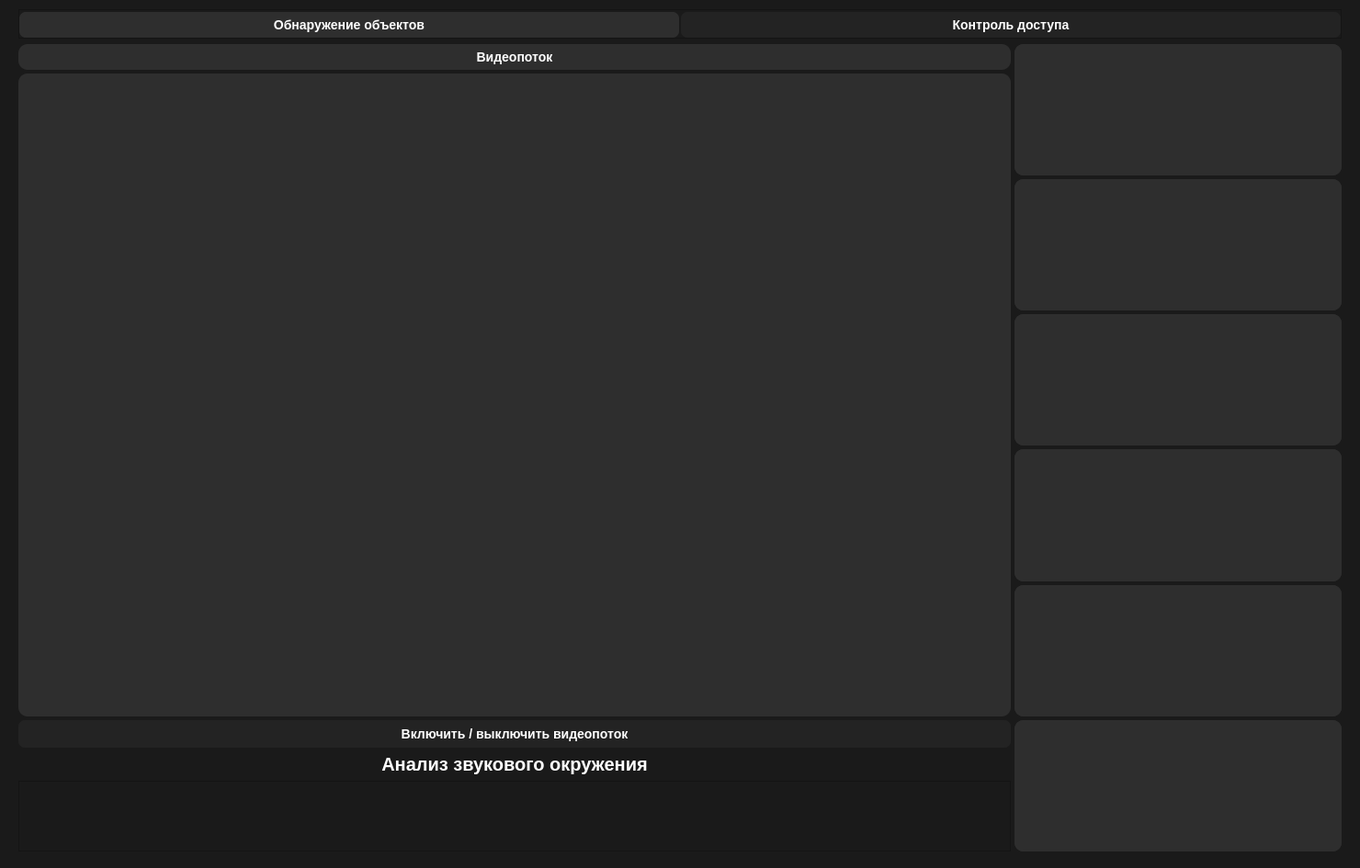
<?xml version="1.0" encoding="UTF-8"?>
<ui version="4.0">
 <class>Zastava</class>
 <widget class="QMainWindow" name="Zastava">
  <property name="geometry">
   <rect>
    <x>0</x>
    <y>0</y>
    <width>1480</width>
    <height>945</height>
   </rect>
  </property>
  <property name="minimumSize">
   <size>
    <width>0</width>
    <height>0</height>
   </size>
  </property>
  <property name="windowTitle">
   <string>MainWindow</string>
  </property>
  <property name="styleSheet">
   <string notr="true">background-color: rgb(26, 26, 26);</string>
  </property>
  <widget class="QWidget" name="centralwidget">
   <property name="minimumSize">
    <size>
     <width>1480</width>
     <height>800</height>
    </size>
   </property>
   <property name="styleSheet">
    <string notr="true"/>
   </property>
   <layout class="QVBoxLayout" name="verticalLayout">
    <property name="spacing">
     <number>0</number>
    </property>
    <property name="leftMargin">
     <number>0</number>
    </property>
    <property name="topMargin">
     <number>0</number>
    </property>
    <property name="rightMargin">
     <number>0</number>
    </property>
    <property name="bottomMargin">
     <number>0</number>
    </property>
    <item>
     <widget class="QWidget" name="headerContainer" native="true">
      <property name="enabled">
       <bool>true</bool>
      </property>
      <property name="maximumSize">
       <size>
        <width>999999</width>
        <height>999999</height>
       </size>
      </property>
      <property name="styleSheet">
       <string notr="true">*{padding:0px}</string>
      </property>
      <layout class="QVBoxLayout" name="verticalLayout_2">
       <property name="spacing">
        <number>0</number>
       </property>
       <property name="leftMargin">
        <number>20</number>
       </property>
       <property name="topMargin">
        <number>10</number>
       </property>
       <property name="rightMargin">
        <number>20</number>
       </property>
       <property name="bottomMargin">
        <number>6</number>
       </property>
       <item>
        <widget class="QFrame" name="buttonContainer">
         <property name="frameShape">
          <enum>QFrame::StyledPanel</enum>
         </property>
         <property name="frameShadow">
          <enum>QFrame::Raised</enum>
         </property>
         <layout class="QHBoxLayout" name="horizontalLayout">
          <property name="spacing">
           <number>2</number>
          </property>
          <property name="leftMargin">
           <number>0</number>
          </property>
          <property name="topMargin">
           <number>2</number>
          </property>
          <property name="rightMargin">
           <number>0</number>
          </property>
          <property name="bottomMargin">
           <number>0</number>
          </property>
          <item>
           <widget class="QPushButton" name="vehicleRecognition">
            <property name="styleSheet">
             <string notr="true">QPushButton{
background-color: rgb(46, 46, 46);
color: #ffffff;
border-style: outset;
border-radius: 7px;
font: bold 14px;
min-width: 10em;
padding: 6px;
}
QPushButton:hover{
background-color: rgb(46, 46, 46);
}</string>
            </property>
            <property name="text">
             <string>Обнаружение объектов</string>
            </property>
           </widget>
          </item>
          <item>
           <widget class="QPushButton" name="faceRecognition">
            <property name="styleSheet">
             <string notr="true">QPushButton{
background-color: rgb(35, 35, 35);
color: #ffffff;
border-style: outset;
border-radius: 7px;
font: bold 14px;
min-width: 10em;
padding: 6px;
}
QPushButton:hover{
background-color: rgb(46, 46, 46);
}
QPushButton:unactive{
background-color: rgb(46, 46, 46);
}</string>
            </property>
            <property name="text">
             <string>Контроль доступа</string>
            </property>
           </widget>
          </item>
         </layout>
        </widget>
       </item>
       <item>
        <widget class="QStackedWidget" name="stackedWidgetPage">
         <property name="currentIndex">
          <number>0</number>
         </property>
         <widget class="QWidget" name="allRecPage">
          <layout class="QHBoxLayout" name="horizontalLayout_4">
           <property name="spacing">
            <number>0</number>
           </property>
           <property name="leftMargin">
            <number>0</number>
           </property>
           <property name="topMargin">
            <number>6</number>
           </property>
           <property name="rightMargin">
            <number>0</number>
           </property>
           <property name="bottomMargin">
            <number>0</number>
           </property>
           <item>
            <widget class="QWidget" name="mainContainerAllRecog" native="true">
             <property name="sizePolicy">
              <sizepolicy hsizetype="Preferred" vsizetype="Preferred">
               <horstretch>0</horstretch>
               <verstretch>0</verstretch>
              </sizepolicy>
             </property>
             <layout class="QHBoxLayout" name="horizontalLayout_2">
              <property name="spacing">
               <number>0</number>
              </property>
              <property name="leftMargin">
               <number>0</number>
              </property>
              <property name="topMargin">
               <number>0</number>
              </property>
              <property name="rightMargin">
               <number>0</number>
              </property>
              <property name="bottomMargin">
               <number>12</number>
              </property>
              <item>
               <widget class="QWidget" name="leftContainerAllRecog" native="true">
                <property name="minimumSize">
                 <size>
                  <width>1080</width>
                  <height>0</height>
                 </size>
                </property>
                <layout class="QVBoxLayout" name="verticalLayout_3">
                 <property name="spacing">
                  <number>0</number>
                 </property>
                 <property name="leftMargin">
                  <number>0</number>
                 </property>
                 <property name="topMargin">
                  <number>0</number>
                 </property>
                 <property name="rightMargin">
                  <number>0</number>
                 </property>
                 <property name="bottomMargin">
                  <number>0</number>
                 </property>
                 <item>
                  <widget class="QWidget" name="videoContainerAllRecog" native="true">
                   <layout class="QVBoxLayout" name="verticalLayout_4">
                    <property name="spacing">
                     <number>4</number>
                    </property>
                    <property name="leftMargin">
                     <number>0</number>
                    </property>
                    <property name="topMargin">
                     <number>0</number>
                    </property>
                    <property name="rightMargin">
                     <number>0</number>
                    </property>
                    <property name="bottomMargin">
                     <number>0</number>
                    </property>
                    <item>
                     <widget class="QLabel" name="videoTitleAllRecog">
                      <property name="layoutDirection">
                       <enum>Qt::LeftToRight</enum>
                      </property>
                      <property name="styleSheet">
                       <string notr="true">color: rgb(255, 255, 255);
background-color: rgb(46, 46, 46);
border-radius: 10px;
font: bold 14px;
min-width: 10em;
padding: 6px; </string>
                      </property>
                      <property name="text">
                       <string>Видеопоток</string>
                      </property>
                      <property name="alignment">
                       <set>Qt::AlignCenter</set>
                      </property>
                      <property name="margin">
                       <number>2</number>
                      </property>
                     </widget>
                    </item>
                    <item>
                     <widget class="QLabel" name="videoWindowAllRecog">
                      <property name="sizePolicy">
                       <sizepolicy hsizetype="Preferred" vsizetype="Expanding">
                        <horstretch>0</horstretch>
                        <verstretch>0</verstretch>
                       </sizepolicy>
                      </property>
                      <property name="minimumSize">
                       <size>
                        <width>182</width>
                        <height>700</height>
                       </size>
                      </property>
                      <property name="styleSheet">
                       <string notr="true">color: rgb(255, 255, 255);
background-color: rgb(46, 46, 46);
border-radius: 10px;
font: bold 14px;
min-width: 10em;
padding: 6px; </string>
                      </property>
                      <property name="text">
                       <string/>
                      </property>
                     </widget>
                    </item>
                    <item>
                     <widget class="QPushButton" name="OnOffAllRecogButton">
                      <property name="minimumSize">
                       <size>
                        <width>182</width>
                        <height>30</height>
                       </size>
                      </property>
                      <property name="styleSheet">
                       <string notr="true">QPushButton{
background-color: rgb(35, 35, 35);
color: #ffffff;
border-style: outset;
border-radius: 7px;
font: bold 14px;
min-width: 10em;
padding: 6px;
}
QPushButton:hover{
background-color: rgb(46, 46, 46);
}
QPushButton:unactive{
background-color: rgb(46, 46, 46);
}</string>
                      </property>
                      <property name="text">
                       <string>Включить / выключить видеопоток</string>
                      </property>
                     </widget>
                    </item>
                   </layout>
                  </widget>
                 </item>
                 <item>
                  <widget class="QWidget" name="soundRecognitionContainer" native="true">
                   <layout class="QVBoxLayout" name="verticalLayout_5">
                    <property name="spacing">
                     <number>0</number>
                    </property>
                    <property name="leftMargin">
                     <number>0</number>
                    </property>
                    <property name="topMargin">
                     <number>0</number>
                    </property>
                    <property name="rightMargin">
                     <number>0</number>
                    </property>
                    <property name="bottomMargin">
                     <number>0</number>
                    </property>
                    <item>
                     <widget class="QLabel" name="soundTitle">
                      <property name="styleSheet">
                       <string notr="true">color: rgb(255, 255, 255);
font: bold 20px;
min-width: 10em;
padding: 6px; </string>
                      </property>
                      <property name="text">
                       <string>Анализ звукового окружения</string>
                      </property>
                      <property name="alignment">
                       <set>Qt::AlignCenter</set>
                      </property>
                     </widget>
                    </item>
                    <item>
                     <widget class="QTextBrowser" name="textBrowser">
                      <property name="sizePolicy">
                       <sizepolicy hsizetype="Preferred" vsizetype="Preferred">
                        <horstretch>0</horstretch>
                        <verstretch>0</verstretch>
                       </sizepolicy>
                      </property>
                      <property name="html">
                       <string>&lt;!DOCTYPE HTML PUBLIC &quot;-//W3C//DTD HTML 4.0//EN&quot; &quot;http://www.w3.org/TR/REC-html40/strict.dtd&quot;&gt;
&lt;html&gt;&lt;head&gt;&lt;meta name=&quot;qrichtext&quot; content=&quot;1&quot; /&gt;&lt;style type=&quot;text/css&quot;&gt;
p, li { white-space: pre-wrap; }
&lt;/style&gt;&lt;/head&gt;&lt;body style=&quot; font-family:'MS Shell Dlg 2'; font-size:8.25pt; font-weight:400; font-style:normal;&quot;&gt;
&lt;p style=&quot;-qt-paragraph-type:empty; margin-top:0px; margin-bottom:0px; margin-left:0px; margin-right:0px; -qt-block-indent:0; text-indent:0px; font-size:14.8pt;&quot;&gt;&lt;br /&gt;&lt;/p&gt;&lt;/body&gt;&lt;/html&gt;</string>
                      </property>
                     </widget>
                    </item>
                   </layout>
                  </widget>
                 </item>
                </layout>
               </widget>
              </item>
              <item>
               <widget class="QWidget" name="historyRecognitionContainer" native="true">
                <property name="sizePolicy">
                 <sizepolicy hsizetype="Expanding" vsizetype="Preferred">
                  <horstretch>0</horstretch>
                  <verstretch>0</verstretch>
                 </sizepolicy>
                </property>
                <property name="maximumSize">
                 <size>
                  <width>500</width>
                  <height>16777215</height>
                 </size>
                </property>
                <layout class="QVBoxLayout" name="verticalLayout_6">
                 <property name="spacing">
                  <number>4</number>
                 </property>
                 <property name="leftMargin">
                  <number>4</number>
                 </property>
                 <property name="topMargin">
                  <number>0</number>
                 </property>
                 <property name="rightMargin">
                  <number>0</number>
                 </property>
                 <property name="bottomMargin">
                  <number>0</number>
                 </property>
                 <item>
                  <widget class="QFrame" name="historyRec1">
                   <property name="minimumSize">
                    <size>
                     <width>250</width>
                     <height>0</height>
                    </size>
                   </property>
                   <property name="styleSheet">
                    <string notr="true">background-color: rgb(46, 46, 46);
border-radius: 10px;</string>
                   </property>
                   <property name="frameShape">
                    <enum>QFrame::StyledPanel</enum>
                   </property>
                   <property name="frameShadow">
                    <enum>QFrame::Raised</enum>
                   </property>
                   <layout class="QHBoxLayout" name="horizontalLayout_3">
                    <property name="spacing">
                     <number>0</number>
                    </property>
                    <property name="leftMargin">
                     <number>0</number>
                    </property>
                    <property name="topMargin">
                     <number>0</number>
                    </property>
                    <property name="rightMargin">
                     <number>0</number>
                    </property>
                    <property name="bottomMargin">
                     <number>0</number>
                    </property>
                    <item>
                     <widget class="QLabel" name="historyFoto1">
                      <property name="minimumSize">
                       <size>
                        <width>170</width>
                        <height>0</height>
                       </size>
                      </property>
                      <property name="maximumSize">
                       <size>
                        <width>170</width>
                        <height>170</height>
                       </size>
                      </property>
                      <property name="styleSheet">
                       <string notr="true">border-radius: 10px;</string>
                      </property>
                      <property name="text">
                       <string/>
                      </property>
                     </widget>
                    </item>
                    <item>
                     <widget class="QLabel" name="historyText1">
                      <property name="minimumSize">
                       <size>
                        <width>170</width>
                        <height>0</height>
                       </size>
                      </property>
                      <property name="maximumSize">
                       <size>
                        <width>450</width>
                        <height>16777215</height>
                       </size>
                      </property>
                      <property name="styleSheet">
                       <string notr="true">color: #ffffff;
font-family: Roboto;
font-size: 14px;
font-weight: bold;</string>
                      </property>
                      <property name="text">
                       <string>&lt;html&gt;&lt;head/&gt;&lt;body&gt;&lt;p&gt;&lt;br/&gt;&lt;/p&gt;&lt;/body&gt;&lt;/html&gt;</string>
                      </property>
                      <property name="textFormat">
                       <enum>Qt::AutoText</enum>
                      </property>
                      <property name="scaledContents">
                       <bool>false</bool>
                      </property>
                      <property name="alignment">
                       <set>Qt::AlignCenter</set>
                      </property>
                      <property name="wordWrap">
                       <bool>true</bool>
                      </property>
                      <property name="textInteractionFlags">
                       <set>Qt::LinksAccessibleByMouse</set>
                      </property>
                     </widget>
                    </item>
                   </layout>
                  </widget>
                 </item>
                 <item>
                  <widget class="QFrame" name="historyRec2">
                   <property name="styleSheet">
                    <string notr="true">background-color: rgb(46, 46, 46);
border-radius: 10px;</string>
                   </property>
                   <property name="frameShape">
                    <enum>QFrame::StyledPanel</enum>
                   </property>
                   <property name="frameShadow">
                    <enum>QFrame::Raised</enum>
                   </property>
                   <layout class="QHBoxLayout" name="horizontalLayout_5">
                    <property name="spacing">
                     <number>0</number>
                    </property>
                    <property name="leftMargin">
                     <number>0</number>
                    </property>
                    <property name="topMargin">
                     <number>0</number>
                    </property>
                    <property name="rightMargin">
                     <number>0</number>
                    </property>
                    <property name="bottomMargin">
                     <number>0</number>
                    </property>
                    <item>
                     <widget class="QLabel" name="historyFoto2">
                      <property name="maximumSize">
                       <size>
                        <width>170</width>
                        <height>170</height>
                       </size>
                      </property>
                      <property name="styleSheet">
                       <string notr="true">border-radius: 10px;</string>
                      </property>
                      <property name="text">
                       <string/>
                      </property>
                     </widget>
                    </item>
                    <item>
                     <widget class="QLabel" name="historyText2">
                      <property name="minimumSize">
                       <size>
                        <width>170</width>
                        <height>0</height>
                       </size>
                      </property>
                      <property name="maximumSize">
                       <size>
                        <width>450</width>
                        <height>16777215</height>
                       </size>
                      </property>
                      <property name="styleSheet">
                       <string notr="true">color: #ffffff;
font-family: Roboto;
font-size: 14px;
font-weight: bold;</string>
                      </property>
                      <property name="text">
                       <string/>
                      </property>
                      <property name="alignment">
                       <set>Qt::AlignCenter</set>
                      </property>
                      <property name="wordWrap">
                       <bool>true</bool>
                      </property>
                     </widget>
                    </item>
                   </layout>
                  </widget>
                 </item>
                 <item>
                  <widget class="QFrame" name="historyRec3">
                   <property name="styleSheet">
                    <string notr="true">background-color: rgb(46, 46, 46);
border-radius: 10px;</string>
                   </property>
                   <property name="frameShape">
                    <enum>QFrame::StyledPanel</enum>
                   </property>
                   <property name="frameShadow">
                    <enum>QFrame::Raised</enum>
                   </property>
                   <layout class="QHBoxLayout" name="horizontalLayout_6">
                    <property name="spacing">
                     <number>0</number>
                    </property>
                    <property name="leftMargin">
                     <number>0</number>
                    </property>
                    <property name="topMargin">
                     <number>0</number>
                    </property>
                    <property name="rightMargin">
                     <number>0</number>
                    </property>
                    <property name="bottomMargin">
                     <number>0</number>
                    </property>
                    <item>
                     <widget class="QLabel" name="historyFoto3">
                      <property name="maximumSize">
                       <size>
                        <width>170</width>
                        <height>170</height>
                       </size>
                      </property>
                      <property name="styleSheet">
                       <string notr="true">border-radius: 10px;</string>
                      </property>
                      <property name="text">
                       <string/>
                      </property>
                     </widget>
                    </item>
                    <item>
                     <widget class="QLabel" name="historyText3">
                      <property name="minimumSize">
                       <size>
                        <width>170</width>
                        <height>0</height>
                       </size>
                      </property>
                      <property name="maximumSize">
                       <size>
                        <width>450</width>
                        <height>16777215</height>
                       </size>
                      </property>
                      <property name="styleSheet">
                       <string notr="true">border-radius: 10px;color: #ffffff;
font-family: Roboto;
font-size: 14px;
font-weight: bold;</string>
                      </property>
                      <property name="text">
                       <string/>
                      </property>
                      <property name="alignment">
                       <set>Qt::AlignCenter</set>
                      </property>
                      <property name="wordWrap">
                       <bool>true</bool>
                      </property>
                     </widget>
                    </item>
                   </layout>
                  </widget>
                 </item>
                 <item>
                  <widget class="QFrame" name="historyRec4">
                   <property name="styleSheet">
                    <string notr="true">background-color: rgb(46, 46, 46);
border-radius: 10px;</string>
                   </property>
                   <property name="frameShape">
                    <enum>QFrame::StyledPanel</enum>
                   </property>
                   <property name="frameShadow">
                    <enum>QFrame::Raised</enum>
                   </property>
                   <layout class="QHBoxLayout" name="horizontalLayout_7">
                    <property name="spacing">
                     <number>0</number>
                    </property>
                    <property name="leftMargin">
                     <number>0</number>
                    </property>
                    <property name="topMargin">
                     <number>0</number>
                    </property>
                    <property name="rightMargin">
                     <number>0</number>
                    </property>
                    <property name="bottomMargin">
                     <number>0</number>
                    </property>
                    <item>
                     <widget class="QLabel" name="historyFoto4">
                      <property name="maximumSize">
                       <size>
                        <width>170</width>
                        <height>170</height>
                       </size>
                      </property>
                      <property name="styleSheet">
                       <string notr="true">border-radius: 10px;</string>
                      </property>
                      <property name="text">
                       <string/>
                      </property>
                     </widget>
                    </item>
                    <item>
                     <widget class="QLabel" name="historyText4">
                      <property name="minimumSize">
                       <size>
                        <width>170</width>
                        <height>0</height>
                       </size>
                      </property>
                      <property name="maximumSize">
                       <size>
                        <width>450</width>
                        <height>16777215</height>
                       </size>
                      </property>
                      <property name="styleSheet">
                       <string notr="true">border-radius: 10px;color: #ffffff;
font-family: Roboto;
font-size: 14px;
font-weight: bold;</string>
                      </property>
                      <property name="text">
                       <string/>
                      </property>
                      <property name="alignment">
                       <set>Qt::AlignCenter</set>
                      </property>
                      <property name="wordWrap">
                       <bool>true</bool>
                      </property>
                     </widget>
                    </item>
                   </layout>
                  </widget>
                 </item>
                 <item>
                  <widget class="QFrame" name="historyRec5">
                   <property name="styleSheet">
                    <string notr="true">background-color: rgb(46, 46, 46);
border-radius: 10px;</string>
                   </property>
                   <property name="frameShape">
                    <enum>QFrame::StyledPanel</enum>
                   </property>
                   <property name="frameShadow">
                    <enum>QFrame::Raised</enum>
                   </property>
                   <layout class="QHBoxLayout" name="horizontalLayout_34">
                    <property name="spacing">
                     <number>0</number>
                    </property>
                    <property name="leftMargin">
                     <number>0</number>
                    </property>
                    <property name="topMargin">
                     <number>0</number>
                    </property>
                    <property name="rightMargin">
                     <number>0</number>
                    </property>
                    <property name="bottomMargin">
                     <number>0</number>
                    </property>
                    <item>
                     <widget class="QLabel" name="historyFoto5">
                      <property name="maximumSize">
                       <size>
                        <width>170</width>
                        <height>170</height>
                       </size>
                      </property>
                      <property name="styleSheet">
                       <string notr="true">border-radius: 10px;</string>
                      </property>
                      <property name="text">
                       <string/>
                      </property>
                     </widget>
                    </item>
                    <item>
                     <widget class="QLabel" name="historyText65">
                      <property name="minimumSize">
                       <size>
                        <width>170</width>
                        <height>0</height>
                       </size>
                      </property>
                      <property name="maximumSize">
                       <size>
                        <width>450</width>
                        <height>16777215</height>
                       </size>
                      </property>
                      <property name="styleSheet">
                       <string notr="true">color: #ffffff;
font-family: Roboto;
font-size: 14px;
font-weight: bold;</string>
                      </property>
                      <property name="text">
                       <string/>
                      </property>
                      <property name="alignment">
                       <set>Qt::AlignCenter</set>
                      </property>
                      <property name="wordWrap">
                       <bool>true</bool>
                      </property>
                     </widget>
                    </item>
                   </layout>
                  </widget>
                 </item>
                 <item>
                  <widget class="QFrame" name="historyRec6">
                   <property name="styleSheet">
                    <string notr="true">background-color: rgb(46, 46, 46);
border-radius: 10px;</string>
                   </property>
                   <property name="frameShape">
                    <enum>QFrame::StyledPanel</enum>
                   </property>
                   <property name="frameShadow">
                    <enum>QFrame::Raised</enum>
                   </property>
                   <layout class="QHBoxLayout" name="horizontalLayout_8">
                    <property name="spacing">
                     <number>0</number>
                    </property>
                    <property name="leftMargin">
                     <number>0</number>
                    </property>
                    <property name="topMargin">
                     <number>0</number>
                    </property>
                    <property name="rightMargin">
                     <number>0</number>
                    </property>
                    <property name="bottomMargin">
                     <number>0</number>
                    </property>
                    <item>
                     <widget class="QLabel" name="historyFoto6">
                      <property name="maximumSize">
                       <size>
                        <width>170</width>
                        <height>170</height>
                       </size>
                      </property>
                      <property name="styleSheet">
                       <string notr="true">border-radius: 10px;</string>
                      </property>
                      <property name="text">
                       <string/>
                      </property>
                     </widget>
                    </item>
                    <item>
                     <widget class="QLabel" name="historyText6">
                      <property name="minimumSize">
                       <size>
                        <width>170</width>
                        <height>0</height>
                       </size>
                      </property>
                      <property name="maximumSize">
                       <size>
                        <width>450</width>
                        <height>16777215</height>
                       </size>
                      </property>
                      <property name="styleSheet">
                       <string notr="true">border-radius: 10px;color: #ffffff;
font-family: Roboto;
font-size: 14px;
font-weight: bold;</string>
                      </property>
                      <property name="text">
                       <string/>
                      </property>
                      <property name="alignment">
                       <set>Qt::AlignCenter</set>
                      </property>
                      <property name="wordWrap">
                       <bool>true</bool>
                      </property>
                     </widget>
                    </item>
                   </layout>
                  </widget>
                 </item>
                </layout>
               </widget>
              </item>
             </layout>
            </widget>
           </item>
          </layout>
         </widget>
         <widget class="QWidget" name="faceRecPage">
          <layout class="QHBoxLayout" name="horizontalLayout_32">
           <property name="spacing">
            <number>0</number>
           </property>
           <property name="leftMargin">
            <number>0</number>
           </property>
           <property name="topMargin">
            <number>0</number>
           </property>
           <property name="rightMargin">
            <number>0</number>
           </property>
           <property name="bottomMargin">
            <number>0</number>
           </property>
           <item>
            <widget class="QWidget" name="mainContainerFaceRecog" native="true">
             <layout class="QHBoxLayout" name="horizontalLayout_33">
              <property name="spacing">
               <number>0</number>
              </property>
              <property name="leftMargin">
               <number>0</number>
              </property>
              <property name="topMargin">
               <number>0</number>
              </property>
              <property name="rightMargin">
               <number>0</number>
              </property>
              <property name="bottomMargin">
               <number>0</number>
              </property>
              <item>
               <widget class="QWidget" name="videoFaceRecogContainer" native="true">
                <property name="sizePolicy">
                 <sizepolicy hsizetype="Expanding" vsizetype="Preferred">
                  <horstretch>0</horstretch>
                  <verstretch>0</verstretch>
                 </sizepolicy>
                </property>
                <layout class="QVBoxLayout" name="verticalLayout_24">
                 <property name="spacing">
                  <number>4</number>
                 </property>
                 <property name="leftMargin">
                  <number>0</number>
                 </property>
                 <property name="topMargin">
                  <number>4</number>
                 </property>
                 <property name="rightMargin">
                  <number>4</number>
                 </property>
                 <property name="bottomMargin">
                  <number>0</number>
                 </property>
                 <item>
                  <widget class="QLabel" name="videoTitleFaceRecogText">
                   <property name="maximumSize">
                    <size>
                     <width>16777215</width>
                     <height>40</height>
                    </size>
                   </property>
                   <property name="styleSheet">
                    <string notr="true">color: rgb(255, 255, 255);
background-color: rgb(46, 46, 46);
border-radius: 10px;
font: bold 14px;
min-width: 10em;
padding: 6px; </string>
                   </property>
                   <property name="text">
                    <string>Видеопоток</string>
                   </property>
                   <property name="alignment">
                    <set>Qt::AlignCenter</set>
                   </property>
                  </widget>
                 </item>
                 <item>
                  <widget class="QLabel" name="videoPotokFaceRecog">
                   <property name="styleSheet">
                    <string notr="true">background-color: rgb(46, 46, 46);
border-radius: 10px;</string>
                   </property>
                   <property name="text">
                    <string/>
                   </property>
                  </widget>
                 </item>
                 <item>
                  <widget class="QPushButton" name="OnOffVideoFaceRecogButton">
                   <property name="styleSheet">
                    <string notr="true">QPushButton{
background-color: rgb(35, 35, 35);
color: #ffffff;
border-style: outset;
border-radius: 7px;
font: bold 14px;
min-width: 10em;
padding: 6px;
}
QPushButton:hover{
background-color: rgb(46, 46, 46);
}
QPushButton:unactive{
background-color: rgb(46, 46, 46);
}</string>
                   </property>
                   <property name="text">
                    <string>Включить / выключить видеопоток</string>
                   </property>
                  </widget>
                 </item>
                 <item>
                  <widget class="QFrame" name="usersButtonPanel">
                   <property name="sizePolicy">
                    <sizepolicy hsizetype="Preferred" vsizetype="Preferred">
                     <horstretch>0</horstretch>
                     <verstretch>0</verstretch>
                    </sizepolicy>
                   </property>
                   <property name="maximumSize">
                    <size>
                     <width>12389</width>
                     <height>40</height>
                    </size>
                   </property>
                   <property name="layoutDirection">
                    <enum>Qt::LeftToRight</enum>
                   </property>
                   <property name="frameShape">
                    <enum>QFrame::StyledPanel</enum>
                   </property>
                   <property name="frameShadow">
                    <enum>QFrame::Raised</enum>
                   </property>
                   <layout class="QHBoxLayout" name="horizontalLayout_9">
                    <property name="spacing">
                     <number>0</number>
                    </property>
                    <property name="leftMargin">
                     <number>0</number>
                    </property>
                    <property name="topMargin">
                     <number>0</number>
                    </property>
                    <property name="rightMargin">
                     <number>0</number>
                    </property>
                    <property name="bottomMargin">
                     <number>0</number>
                    </property>
                    <item>
                     <widget class="QPushButton" name="addUserButton">
                      <property name="minimumSize">
                       <size>
                        <width>182</width>
                        <height>32</height>
                       </size>
                      </property>
                      <property name="maximumSize">
                       <size>
                        <width>16777215</width>
                        <height>16777215</height>
                       </size>
                      </property>
                      <property name="styleSheet">
                       <string notr="true">QPushButton{
background-color: rgb(35, 35, 35);
color: #ffffff;
border-style: outset;
border-radius: 7px;
font: bold 14px;
min-width: 10em;
padding: 6px;
}
QPushButton:hover{
background-color: rgb(46, 46, 46);
}
QPushButton:unactive{
background-color: rgb(46, 46, 46);
}</string>
                      </property>
                      <property name="text">
                       <string>Добавить пользователя в базу данных</string>
                      </property>
                     </widget>
                    </item>
                   </layout>
                  </widget>
                 </item>
                </layout>
               </widget>
              </item>
              <item>
               <widget class="QWidget" name="historyFaceRecogContainer" native="true">
                <property name="sizePolicy">
                 <sizepolicy hsizetype="Expanding" vsizetype="Preferred">
                  <horstretch>0</horstretch>
                  <verstretch>0</verstretch>
                 </sizepolicy>
                </property>
                <property name="minimumSize">
                 <size>
                  <width>600</width>
                  <height>0</height>
                 </size>
                </property>
                <property name="maximumSize">
                 <size>
                  <width>500</width>
                  <height>16777215</height>
                 </size>
                </property>
                <layout class="QGridLayout" name="gridLayout">
                 <property name="leftMargin">
                  <number>0</number>
                 </property>
                 <property name="topMargin">
                  <number>4</number>
                 </property>
                 <property name="rightMargin">
                  <number>0</number>
                 </property>
                 <property name="bottomMargin">
                  <number>0</number>
                 </property>
                 <item row="0" column="0">
                  <widget class="QFrame" name="historyFaceRecog1">
                   <property name="styleSheet">
                    <string notr="true">background-color: rgb(46, 46, 46);
border-radius: 10px;</string>
                   </property>
                   <property name="frameShape">
                    <enum>QFrame::StyledPanel</enum>
                   </property>
                   <property name="frameShadow">
                    <enum>QFrame::Raised</enum>
                   </property>
                   <layout class="QVBoxLayout" name="verticalLayout_7">
                    <item>
                     <widget class="QLabel" name="historyPhotoFaceRecog1">
                      <property name="minimumSize">
                       <size>
                        <width>400</width>
                        <height>600</height>
                       </size>
                      </property>
                      <property name="styleSheet">
                       <string notr="true">color: #ffffff;
font-family: Roboto;
font-size: 14px;
font-weight: bold;</string>
                      </property>
                      <property name="text">
                       <string/>
                      </property>
                      <property name="alignment">
                       <set>Qt::AlignCenter</set>
                      </property>
                      <property name="wordWrap">
                       <bool>true</bool>
                      </property>
                     </widget>
                    </item>
                    <item>
                     <widget class="QLabel" name="historyInfoFaceRecog1">
                      <property name="minimumSize">
                       <size>
                        <width>400</width>
                        <height>0</height>
                       </size>
                      </property>
                      <property name="styleSheet">
                       <string notr="true">color: #ffffff;
font-family: Roboto;
font-size: 14px;
font-weight: bold;</string>
                      </property>
                      <property name="text">
                       <string/>
                      </property>
                      <property name="alignment">
                       <set>Qt::AlignCenter</set>
                      </property>
                      <property name="wordWrap">
                       <bool>true</bool>
                      </property>
                     </widget>
                    </item>
                   </layout>
                  </widget>
                 </item>
                </layout>
               </widget>
              </item>
             </layout>
            </widget>
           </item>
          </layout>
         </widget>
        </widget>
       </item>
      </layout>
     </widget>
    </item>
   </layout>
  </widget>
 </widget>
 <resources/>
 <connections/>
</ui>
